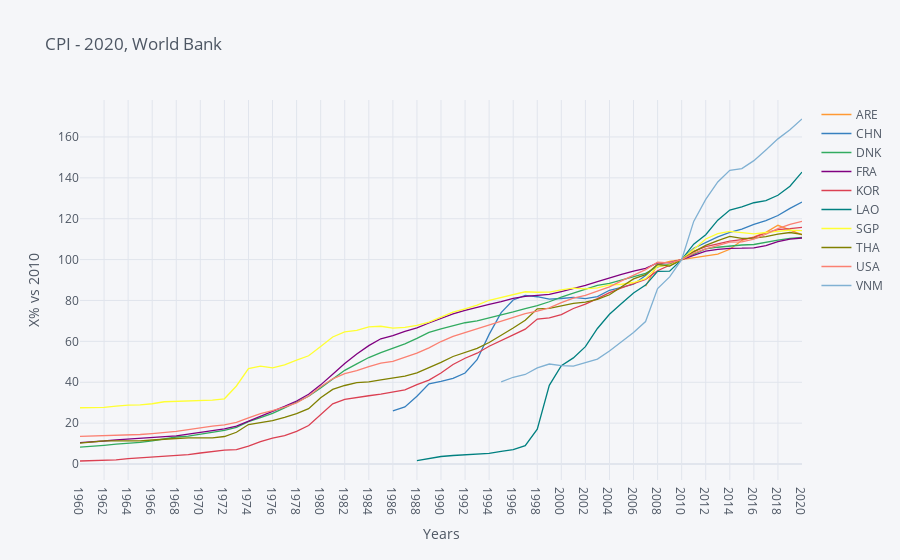

Notebook code cell kept with this figure:
### Code cell
dft_cpi.iplot(kind="line", title = "CPI - 2020, World Bank"
              , yTitle = "X% vs 2010", xTitle = "Years")
